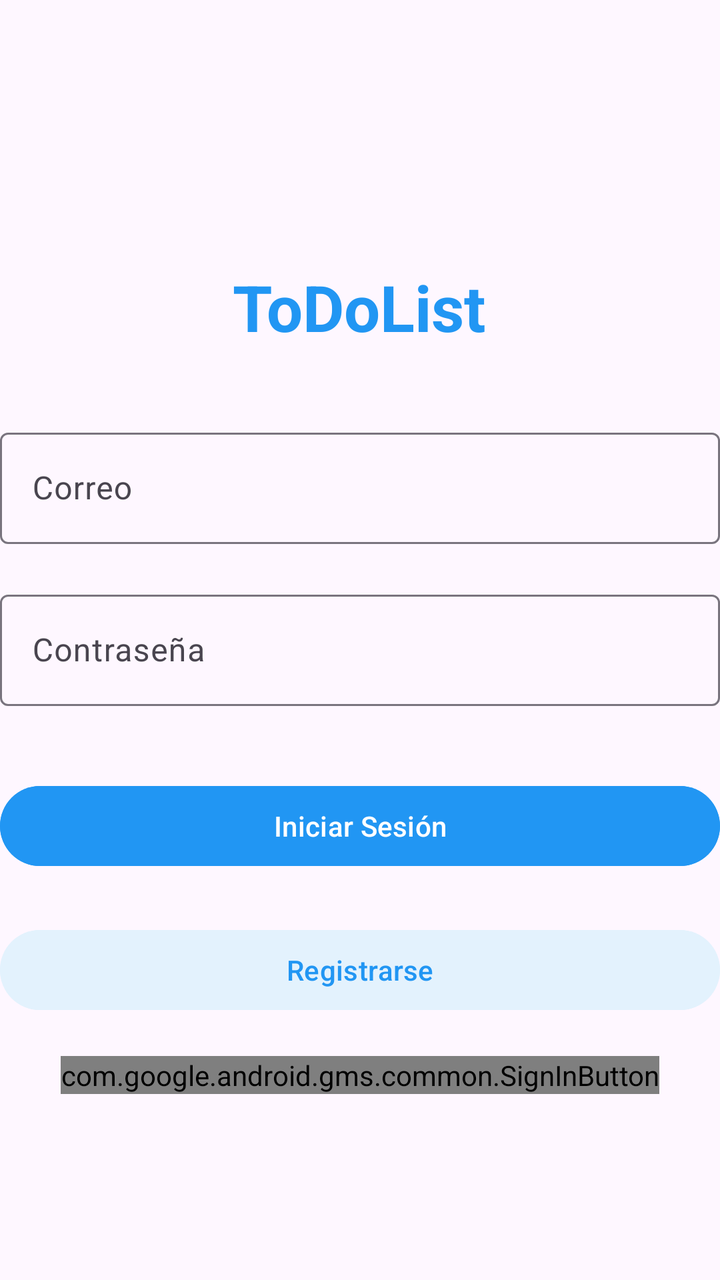
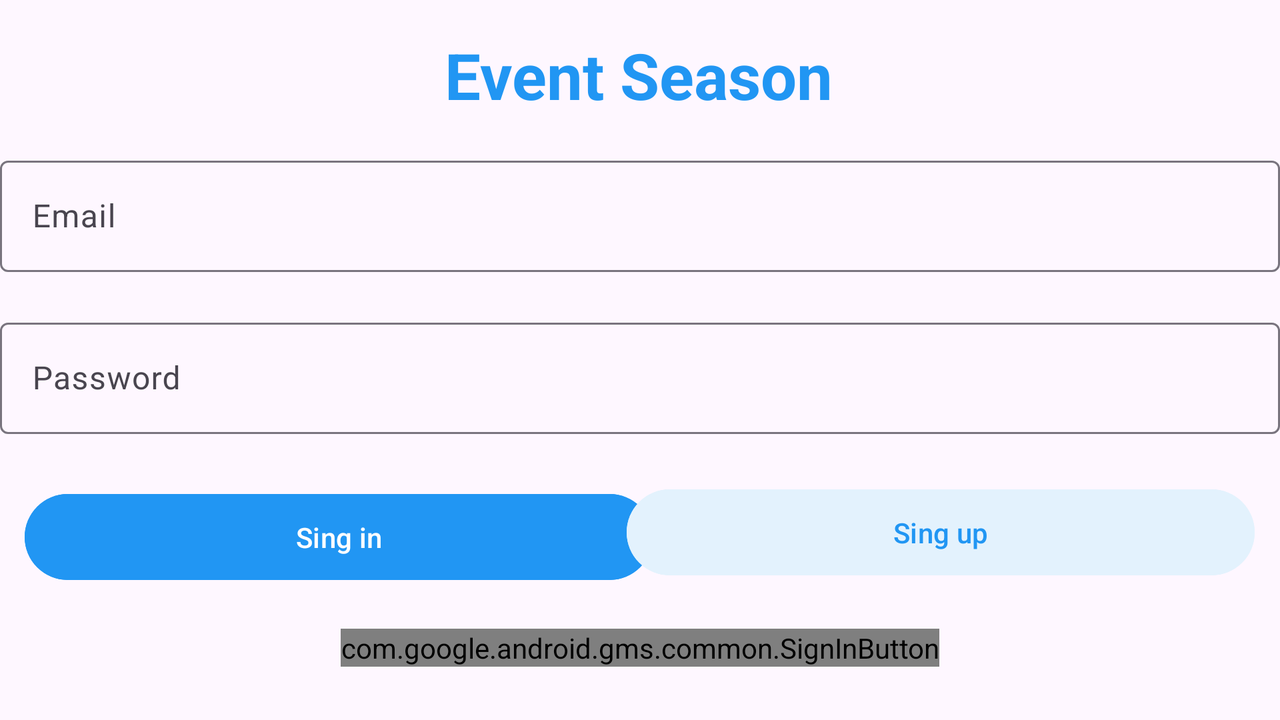

Two renders of one Android screen. The first uses the default layout on a phone; the second uses the alternative layout the repository ships for a different screen configuration, on a matching device. The two XML files are below.
<!-- AndroidManifest.xml: application theme Theme.ProyectoFinal -->
<!-- res/layout/fragment_login.xml -->
<?xml version="1.0" encoding="utf-8"?>
<androidx.constraintlayout.widget.ConstraintLayout xmlns:android="http://schemas.android.com/apk/res/android"
    xmlns:tools="http://schemas.android.com/tools"
    android:layout_width="match_parent"
    android:layout_height="match_parent"
    xmlns:app="http://schemas.android.com/apk/res-auto"
    tools:context=".Login.LoginFragment">

    <TextView
        android:id="@+id/titulo"
        android:layout_width="wrap_content"
        android:layout_height="wrap_content"
        android:layout_marginTop="132dp"
        android:text="ToDoList"
        android:textColor="#2196F3"
        android:textSize="32sp"
        android:textStyle="bold"
        app:layout_constraintHorizontal_bias="0.498"
        app:layout_constraintLeft_toLeftOf="parent"
        app:layout_constraintRight_toRightOf="parent"
        app:layout_constraintTop_toTopOf="parent" />

    <com.google.android.material.textfield.TextInputLayout
        android:id="@+id/textInputLayout"
        android:layout_width="match_parent"
        android:layout_height="wrap_content"
        android:layout_marginTop="36dp"
        app:layout_constraintTop_toBottomOf="@id/titulo"
        tools:layout_editor_absoluteX="0dp">

        <com.google.android.material.textfield.TextInputEditText
            android:id="@+id/correo"
            android:layout_width="match_parent"
            android:layout_height="wrap_content"
            android:hint="Correo"
            android:inputType="text" />
    </com.google.android.material.textfield.TextInputLayout>

    <Button
        android:id="@+id/inicioSesion"
        android:layout_width="match_parent"
        android:layout_height="wrap_content"
        android:layout_marginTop="36dp"
        android:backgroundTint="#2196F3"
        android:text="Iniciar Sesión"
        android:textColor="#FFFFFF"
        app:layout_constraintTop_toBottomOf="@+id/textInputLayout2"
        tools:layout_editor_absoluteX="0dp" />

    <com.google.android.material.textfield.TextInputLayout
        android:id="@+id/textInputLayout2"
        android:layout_width="match_parent"
        android:layout_height="wrap_content"
        android:layout_marginTop="20dp"
        app:layout_constraintTop_toBottomOf="@+id/textInputLayout"
        tools:layout_editor_absoluteX="0dp">

        <com.google.android.material.textfield.TextInputEditText
            android:id="@+id/contrasenaS"
            android:layout_width="match_parent"
            android:layout_height="wrap_content"
            android:hint="Contraseña"
            android:inputType="textPassword" />
    </com.google.android.material.textfield.TextInputLayout>

    <Button
        android:id="@+id/registrarse"
        android:layout_width="match_parent"
        android:layout_height="wrap_content"
        android:layout_marginTop="24dp"
        android:backgroundTint="#E3F2FD"
        android:text="Registrarse"
        android:textColor="#2196F3"
        app:layout_constraintTop_toBottomOf="@+id/inicioSesion"
        tools:layout_editor_absoluteX="0dp" />

    <com.google.android.gms.common.SignInButton
        android:id="@+id/googleSignInButton"
        android:layout_width="wrap_content"
        android:layout_height="wrap_content"
        app:layout_constraintBottom_toBottomOf="parent"
        app:layout_constraintEnd_toEndOf="parent"
        app:layout_constraintStart_toStartOf="parent"
        app:layout_constraintTop_toTopOf="parent"
        app:layout_constraintVertical_bias="0.85" />



</androidx.constraintlayout.widget.ConstraintLayout>
<!-- resources referenced by this layout -->
<resources>
  <style name="Theme.ProyectoFinal" parent="Base.Theme.ProyectoFinal" />
  <style name="Base.Theme.ProyectoFinal" parent="Theme.Material3.DayNight.NoActionBar">
  
          <item name="colorPrimary">@color/azul_brilliant</item>
  
          <item name="android:statusBarColor">@color/azul_pastel</item>
      </style>
  <color name="azul_brilliant">#007BFF</color>
  <color name="azul_pastel">#89B4FA</color>
</resources>
<!-- res/layout-land/fragment_login.xml (the repository's variant of the layout above) -->
<!-- drawn on the phone turned sideways -->
<?xml version="1.0" encoding="utf-8"?>
<androidx.constraintlayout.widget.ConstraintLayout xmlns:android="http://schemas.android.com/apk/res/android"
    xmlns:tools="http://schemas.android.com/tools"
    android:layout_width="match_parent"
    android:layout_height="match_parent"
    xmlns:app="http://schemas.android.com/apk/res-auto"
    tools:context=".Login.LoginFragment">

    <TextView
        android:id="@+id/nombre"
        android:layout_width="wrap_content"
        android:layout_height="wrap_content"
        android:layout_marginTop="16dp"
        android:text="Event Season"
        android:textColor="#2196F3"
        android:textSize="32sp"
        android:textStyle="bold"
        app:layout_constraintHorizontal_bias="0.499"
        app:layout_constraintLeft_toLeftOf="parent"
        app:layout_constraintRight_toRightOf="parent"
        app:layout_constraintTop_toTopOf="parent" />

    <com.google.android.material.textfield.TextInputLayout
        android:id="@+id/textInputLayout"
        android:layout_width="match_parent"
        android:layout_height="wrap_content"
        android:layout_marginTop="16dp"
        app:layout_constraintTop_toBottomOf="@id/nombre"
        tools:layout_editor_absoluteX="0dp">

        <com.google.android.material.textfield.TextInputEditText
            android:id="@+id/correo"
            android:layout_width="match_parent"
            android:layout_height="wrap_content"
            android:hint="@string/email"
            android:inputType="text" />
    </com.google.android.material.textfield.TextInputLayout>

    <Button
        android:id="@+id/inicioSesion"
        android:layout_width="314dp"
        android:layout_height="51dp"
        android:layout_marginTop="8dp"
        android:backgroundTint="#2196F3"
        android:text="@string/singin"
        android:textColor="#FFFFFF"
        app:layout_constraintBottom_toBottomOf="parent"
        app:layout_constraintEnd_toEndOf="parent"
        app:layout_constraintHorizontal_bias="0.038"
        app:layout_constraintStart_toStartOf="parent"
        app:layout_constraintTop_toBottomOf="@+id/textInputLayout2"
        app:layout_constraintVertical_bias="0.214" />

    <com.google.android.material.textfield.TextInputLayout
        android:id="@+id/textInputLayout2"
        android:layout_width="match_parent"
        android:layout_height="wrap_content"
        android:layout_marginTop="20dp"
        app:layout_constraintTop_toBottomOf="@+id/textInputLayout"
        tools:layout_editor_absoluteX="0dp">

        <com.google.android.material.textfield.TextInputEditText
            android:id="@+id/contrasenaS"
            android:layout_width="match_parent"
            android:layout_height="wrap_content"
            android:hint="@string/password"
            android:inputType="textPassword" />
    </com.google.android.material.textfield.TextInputLayout>

    <Button
        android:id="@+id/registrarse"
        android:layout_width="314dp"
        android:layout_height="51dp"
        android:backgroundTint="#E3F2FD"
        android:text="@string/singup"
        android:textColor="#2196F3"
        app:layout_constraintBottom_toBottomOf="parent"
        app:layout_constraintEnd_toEndOf="parent"
        app:layout_constraintHorizontal_bias="0.961"
        app:layout_constraintStart_toStartOf="parent"
        app:layout_constraintTop_toBottomOf="@+id/textInputLayout2"
        app:layout_constraintVertical_bias="0.258" />

    <com.google.android.gms.common.SignInButton
        android:id="@+id/googleSignInButton"
        android:layout_width="wrap_content"
        android:layout_height="wrap_content"
        app:layout_constraintBottom_toBottomOf="parent"
        app:layout_constraintEnd_toEndOf="parent"
        app:layout_constraintStart_toStartOf="parent"
        app:layout_constraintTop_toBottomOf="@+id/textInputLayout2"
        app:layout_constraintVertical_bias="0.784" />


</androidx.constraintlayout.widget.ConstraintLayout>
<!-- resources referenced by the variant -->
<!-- as the phone turned sideways resolves them -->
<resources>
  <string name="email">Email</string>
  <string name="password">Password</string>
  <string name="singin">Sing in</string>
  <string name="singup">Sing up</string>
  <style name="Theme.ProyectoFinal" parent="Base.Theme.ProyectoFinal" />
  <style name="Base.Theme.ProyectoFinal" parent="Theme.Material3.DayNight.NoActionBar">
  
          <item name="colorPrimary">@color/azul_brilliant</item>
  
          <item name="android:statusBarColor">@color/azul_pastel</item>
      </style>
  <color name="azul_brilliant">#007BFF</color>
  <color name="azul_pastel">#89B4FA</color>
</resources>
